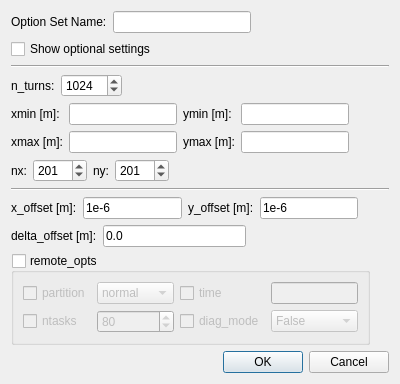
<?xml version="1.0" encoding="UTF-8"?>
<ui version="4.0">
 <class>Dialog</class>
 <widget class="QDialog" name="Dialog">
  <property name="windowModality">
   <enum>Qt::ApplicationModal</enum>
  </property>
  <property name="geometry">
   <rect>
    <x>0</x>
    <y>0</y>
    <width>400</width>
    <height>370</height>
   </rect>
  </property>
  <property name="windowTitle">
   <string>Calculation Option for xy_aper</string>
  </property>
  <layout class="QVBoxLayout" name="verticalLayout_2">
   <item>
    <layout class="QHBoxLayout" name="horizontalLayout">
     <item>
      <widget class="QLabel" name="label">
       <property name="text">
        <string>Option Set Name:</string>
       </property>
      </widget>
     </item>
     <item>
      <widget class="QLineEdit" name="lineEdit_opt_set_name"/>
     </item>
     <item>
      <spacer name="horizontalSpacer_7">
       <property name="orientation">
        <enum>Qt::Horizontal</enum>
       </property>
       <property name="sizeHint" stdset="0">
        <size>
         <width>40</width>
         <height>20</height>
        </size>
       </property>
      </spacer>
     </item>
    </layout>
   </item>
   <item>
    <layout class="QHBoxLayout" name="horizontalLayout_2">
     <item>
      <widget class="QCheckBox" name="checkBox_show_optional">
       <property name="text">
        <string>Show optional settings</string>
       </property>
      </widget>
     </item>
     <item>
      <spacer name="horizontalSpacer_8">
       <property name="orientation">
        <enum>Qt::Horizontal</enum>
       </property>
       <property name="sizeHint" stdset="0">
        <size>
         <width>40</width>
         <height>20</height>
        </size>
       </property>
      </spacer>
     </item>
    </layout>
   </item>
   <item>
    <widget class="Line" name="line">
     <property name="orientation">
      <enum>Qt::Horizontal</enum>
     </property>
    </widget>
   </item>
   <item>
    <layout class="QHBoxLayout" name="horizontalLayout_3">
     <item>
      <widget class="QLabel" name="label_2">
       <property name="text">
        <string>n_turns:</string>
       </property>
      </widget>
     </item>
     <item>
      <widget class="QSpinBox" name="spinBox_n_turns">
       <property name="minimum">
        <number>3</number>
       </property>
       <property name="maximum">
        <number>10000</number>
       </property>
       <property name="value">
        <number>1024</number>
       </property>
      </widget>
     </item>
     <item>
      <spacer name="horizontalSpacer">
       <property name="orientation">
        <enum>Qt::Horizontal</enum>
       </property>
       <property name="sizeHint" stdset="0">
        <size>
         <width>40</width>
         <height>20</height>
        </size>
       </property>
      </spacer>
     </item>
    </layout>
   </item>
   <item>
    <layout class="QGridLayout" name="gridLayout">
     <item row="0" column="0">
      <widget class="QLabel" name="label_3">
       <property name="text">
        <string>xmin [m]:</string>
       </property>
      </widget>
     </item>
     <item row="0" column="1">
      <widget class="QLineEdit" name="lineEdit_xmin"/>
     </item>
     <item row="0" column="2">
      <widget class="QLabel" name="label_7">
       <property name="text">
        <string>ymin [m]:</string>
       </property>
      </widget>
     </item>
     <item row="0" column="3">
      <widget class="QLineEdit" name="lineEdit_ymin"/>
     </item>
     <item row="0" column="4">
      <spacer name="horizontalSpacer_2">
       <property name="orientation">
        <enum>Qt::Horizontal</enum>
       </property>
       <property name="sizeHint" stdset="0">
        <size>
         <width>40</width>
         <height>20</height>
        </size>
       </property>
      </spacer>
     </item>
     <item row="1" column="0">
      <widget class="QLabel" name="label_4">
       <property name="text">
        <string>xmax [m]:</string>
       </property>
      </widget>
     </item>
     <item row="1" column="1">
      <widget class="QLineEdit" name="lineEdit_xmax"/>
     </item>
     <item row="1" column="2">
      <widget class="QLabel" name="label_8">
       <property name="text">
        <string>ymax [m]:</string>
       </property>
      </widget>
     </item>
     <item row="1" column="3">
      <widget class="QLineEdit" name="lineEdit_ymax"/>
     </item>
     <item row="1" column="4">
      <spacer name="horizontalSpacer_3">
       <property name="orientation">
        <enum>Qt::Horizontal</enum>
       </property>
       <property name="sizeHint" stdset="0">
        <size>
         <width>40</width>
         <height>20</height>
        </size>
       </property>
      </spacer>
     </item>
    </layout>
   </item>
   <item>
    <layout class="QHBoxLayout" name="horizontalLayout_4">
     <item>
      <widget class="QLabel" name="label_5">
       <property name="text">
        <string>nx:</string>
       </property>
      </widget>
     </item>
     <item>
      <widget class="QSpinBox" name="spinBox_nx">
       <property name="minimum">
        <number>3</number>
       </property>
       <property name="maximum">
        <number>1001</number>
       </property>
       <property name="value">
        <number>201</number>
       </property>
      </widget>
     </item>
     <item>
      <widget class="QLabel" name="label_6">
       <property name="text">
        <string>ny:</string>
       </property>
      </widget>
     </item>
     <item>
      <widget class="QSpinBox" name="spinBox_ny">
       <property name="minimum">
        <number>3</number>
       </property>
       <property name="maximum">
        <number>1001</number>
       </property>
       <property name="value">
        <number>201</number>
       </property>
      </widget>
     </item>
     <item>
      <spacer name="horizontalSpacer_4">
       <property name="orientation">
        <enum>Qt::Horizontal</enum>
       </property>
       <property name="sizeHint" stdset="0">
        <size>
         <width>40</width>
         <height>20</height>
        </size>
       </property>
      </spacer>
     </item>
    </layout>
   </item>
   <item>
    <widget class="Line" name="line_2">
     <property name="orientation">
      <enum>Qt::Horizontal</enum>
     </property>
    </widget>
   </item>
   <item>
    <layout class="QHBoxLayout" name="horizontalLayout_5">
     <item>
      <widget class="QLabel" name="label_9">
       <property name="text">
        <string>x_offset [m]:</string>
       </property>
      </widget>
     </item>
     <item>
      <widget class="QLineEdit" name="lineEdit_x_offset">
       <property name="text">
        <string>1e-6</string>
       </property>
      </widget>
     </item>
     <item>
      <widget class="QLabel" name="label_10">
       <property name="text">
        <string>y_offset [m]:</string>
       </property>
      </widget>
     </item>
     <item>
      <widget class="QLineEdit" name="lineEdit_y_offset">
       <property name="text">
        <string>1e-6</string>
       </property>
      </widget>
     </item>
     <item>
      <spacer name="horizontalSpacer_5">
       <property name="orientation">
        <enum>Qt::Horizontal</enum>
       </property>
       <property name="sizeHint" stdset="0">
        <size>
         <width>40</width>
         <height>20</height>
        </size>
       </property>
      </spacer>
     </item>
    </layout>
   </item>
   <item>
    <layout class="QHBoxLayout" name="horizontalLayout_6">
     <item>
      <widget class="QLabel" name="label_11">
       <property name="text">
        <string>delta_offset [m]:</string>
       </property>
      </widget>
     </item>
     <item>
      <widget class="QLineEdit" name="lineEdit_delta_offset">
       <property name="text">
        <string>0.0</string>
       </property>
      </widget>
     </item>
     <item>
      <spacer name="horizontalSpacer_6">
       <property name="orientation">
        <enum>Qt::Horizontal</enum>
       </property>
       <property name="sizeHint" stdset="0">
        <size>
         <width>40</width>
         <height>20</height>
        </size>
       </property>
      </spacer>
     </item>
    </layout>
   </item>
   <item>
    <layout class="QHBoxLayout" name="horizontalLayout_7">
     <item>
      <widget class="QGroupBox" name="groupBox_remote_opts">
       <property name="title">
        <string>remote_opts</string>
       </property>
       <property name="checkable">
        <bool>true</bool>
       </property>
       <property name="checked">
        <bool>false</bool>
       </property>
       <layout class="QVBoxLayout" name="verticalLayout">
        <item>
         <layout class="QGridLayout" name="gridLayout_2">
          <item row="0" column="0">
           <widget class="QCheckBox" name="checkBox_partition">
            <property name="text">
             <string>partition</string>
            </property>
           </widget>
          </item>
          <item row="0" column="1">
           <widget class="QComboBox" name="comboBox_partition">
            <item>
             <property name="text">
              <string>normal</string>
             </property>
            </item>
            <item>
             <property name="text">
              <string>short</string>
             </property>
            </item>
            <item>
             <property name="text">
              <string>debug</string>
             </property>
            </item>
            <item>
             <property name="text">
              <string>long</string>
             </property>
            </item>
            <item>
             <property name="text">
              <string>longlong</string>
             </property>
            </item>
            <item>
             <property name="text">
              <string>low</string>
             </property>
            </item>
            <item>
             <property name="text">
              <string>high</string>
             </property>
            </item>
           </widget>
          </item>
          <item row="0" column="2">
           <widget class="QCheckBox" name="checkBox_time">
            <property name="text">
             <string>time</string>
            </property>
           </widget>
          </item>
          <item row="0" column="3">
           <widget class="QLineEdit" name="lineEdit_time"/>
          </item>
          <item row="1" column="0">
           <widget class="QCheckBox" name="checkBox_ntasks">
            <property name="text">
             <string>ntasks</string>
            </property>
           </widget>
          </item>
          <item row="1" column="1">
           <widget class="QSpinBox" name="spinBox_ntasks">
            <property name="specialValueText">
             <string/>
            </property>
            <property name="minimum">
             <number>2</number>
            </property>
            <property name="maximum">
             <number>1000</number>
            </property>
            <property name="singleStep">
             <number>2</number>
            </property>
            <property name="value">
             <number>80</number>
            </property>
           </widget>
          </item>
          <item row="1" column="2">
           <widget class="QCheckBox" name="checkBox_diag_mode">
            <property name="text">
             <string>diag_mode</string>
            </property>
           </widget>
          </item>
          <item row="1" column="3">
           <widget class="QComboBox" name="comboBox_diag_mode">
            <property name="currentIndex">
             <number>1</number>
            </property>
            <item>
             <property name="text">
              <string>True</string>
             </property>
            </item>
            <item>
             <property name="text">
              <string>False</string>
             </property>
            </item>
           </widget>
          </item>
         </layout>
        </item>
       </layout>
      </widget>
     </item>
     <item>
      <spacer name="horizontalSpacer_9">
       <property name="orientation">
        <enum>Qt::Horizontal</enum>
       </property>
       <property name="sizeHint" stdset="0">
        <size>
         <width>40</width>
         <height>20</height>
        </size>
       </property>
      </spacer>
     </item>
    </layout>
   </item>
   <item>
    <widget class="QDialogButtonBox" name="buttonBox">
     <property name="orientation">
      <enum>Qt::Horizontal</enum>
     </property>
     <property name="standardButtons">
      <set>QDialogButtonBox::Cancel|QDialogButtonBox::Ok</set>
     </property>
    </widget>
   </item>
  </layout>
 </widget>
 <resources/>
 <connections>
  <connection>
   <sender>buttonBox</sender>
   <signal>accepted()</signal>
   <receiver>Dialog</receiver>
   <slot>accept()</slot>
   <hints>
    <hint type="sourcelabel">
     <x>248</x>
     <y>254</y>
    </hint>
    <hint type="destinationlabel">
     <x>157</x>
     <y>274</y>
    </hint>
   </hints>
  </connection>
  <connection>
   <sender>buttonBox</sender>
   <signal>rejected()</signal>
   <receiver>Dialog</receiver>
   <slot>reject()</slot>
   <hints>
    <hint type="sourcelabel">
     <x>316</x>
     <y>260</y>
    </hint>
    <hint type="destinationlabel">
     <x>286</x>
     <y>274</y>
    </hint>
   </hints>
  </connection>
 </connections>
</ui>
